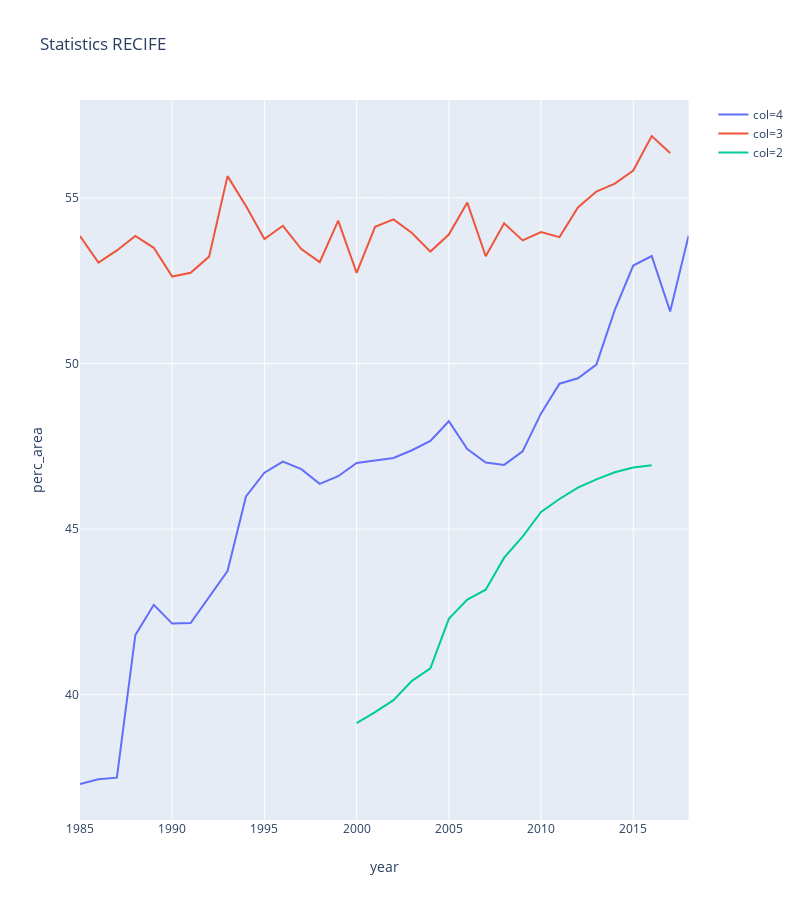

Notebook code cell kept with this figure:
### Code cell
fig = px.line(df, x="year", y="perc_area", color='col', title='Statistics ' + Municipio)
fig.update_xaxes(zeroline=True, zerolinewidth=2, zerolinecolor='black')
fig.update_layout(
    width=800,
    height=900,
    autosize=False,
)

fig.show()

### Figure 1 — Plotly figure (JSON) as saved in the notebook; plotly's stock layout.template omitted (floating-point values rounded to 4 significant figures)
{"data": [{"hoverlabel": {"namelength": 0}, "hovertemplate": "col=4<br>year=%{x}<br>perc_area=%{y}", "legendgroup": "col=4", "line": {"color": "#636efa", "dash": "solid"}, "mode": "lines", "name": "col=4", "showlegend": true, "type": "scatter", "x": [1985, 1986, 1987, 1988, 1989, 1990, 1991, 1992, 1993, 1994, 1995, 1996, 1997, 1998, 1999, 2000, 2001, 2002, 2003, 2004, 2005, 2006, 2007, 2008, 2009, 2010, 2011, 2012, 2013, 2014, 2015, 2016, 2017, 2018], "xaxis": "x", "y": [37.3, 37.44, 37.49, 41.8, 42.71, 42.15, 42.16, 42.97, 43.73, 45.99, 46.7, 47.04, 46.81, 46.36, 46.6, 47.0, 47.07, 47.15, 47.38, 47.66, 48.26, 47.42, 47.01, 46.94, 47.35, 48.49, 49.39, 49.55, 49.97, 51.62, 52.96, 53.24, 51.57, 53.85], "yaxis": "y"}, {"hoverlabel": {"namelength": 0}, "hovertemplate": "col=3<br>year=%{x}<br>perc_area=%{y}", "legendgroup": "col=3", "line": {"color": "#EF553B", "dash": "solid"}, "mode": "lines", "name": "col=3", "showlegend": true, "type": "scatter", "x": [1985, 1986, 1987, 1988, 1989, 1990, 1991, 1992, 1993, 1994, 1995, 1996, 1997, 1998, 1999, 2000, 2001, 2002, 2003, 2004, 2005, 2006, 2007, 2008, 2009, 2010, 2011, 2012, 2013, 2014, 2015, 2016, 2017], "xaxis": "x", "y": [53.85, 53.05, 53.41, 53.85, 53.49, 52.62, 52.74, 53.23, 55.66, 54.76, 53.76, 54.16, 53.46, 53.06, 54.32, 52.74, 54.13, 54.35, 53.94, 53.38, 53.89, 54.86, 53.24, 54.23, 53.72, 53.97, 53.81, 54.71, 55.19, 55.43, 55.83, 56.87, 56.36], "yaxis": "y"}, {"hoverlabel": {"namelength": 0}, "hovertemplate": "col=2<br>year=%{x}<br>perc_area=%{y}", "legendgroup": "col=2", "line": {"color": "#00cc96", "dash": "solid"}, "mode": "lines", "name": "col=2", "showlegend": true, "type": "scatter", "x": [2000, 2001, 2002, 2003, 2004, 2005, 2006, 2007, 2008, 2009, 2010, 2011, 2012, 2013, 2014, 2015, 2016], "xaxis": "x", "y": [39.14, 39.48, 39.84, 40.42, 40.79, 42.29, 42.87, 43.17, 44.14, 44.77, 45.52, 45.91, 46.25, 46.5, 46.71, 46.86, 46.93], "yaxis": "y"}], "layout": {"autosize": false, "height": 900, "legend": {"tracegroupgap": 0}, "title": {"text": "Statistics RECIFE"}, "width": 800, "xaxis": {"anchor": "y", "domain": [0, 0.98], "title": {"text": "year"}, "zeroline": true, "zerolinecolor": "black", "zerolinewidth": 2}, "yaxis": {"anchor": "x", "domain": [0, 1], "title": {"text": "perc_area"}}}}
